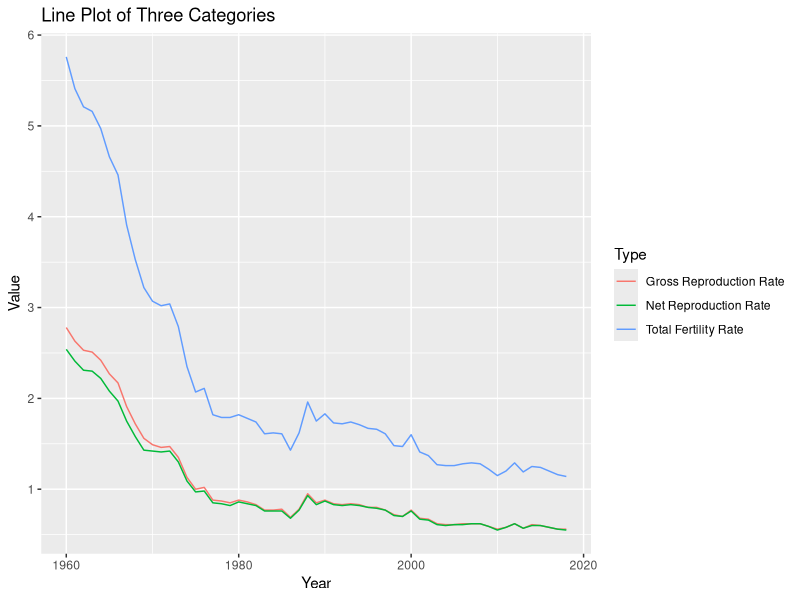
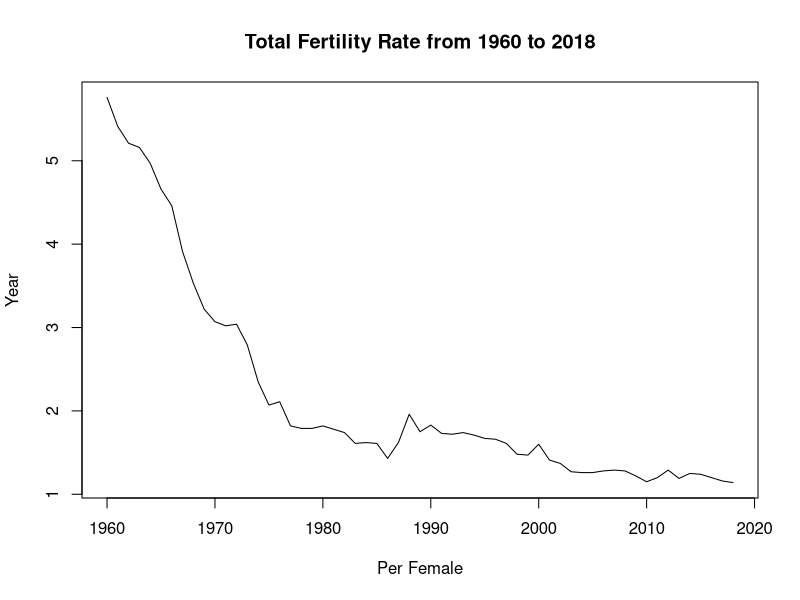
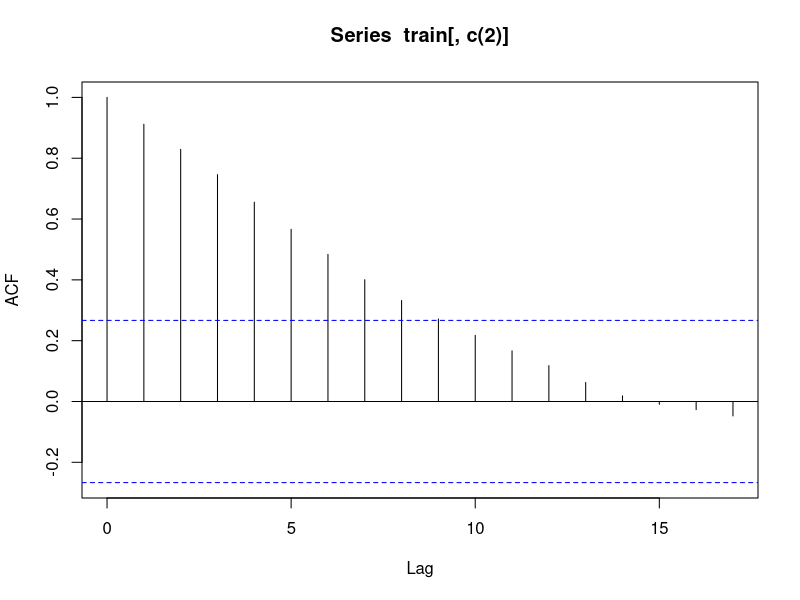
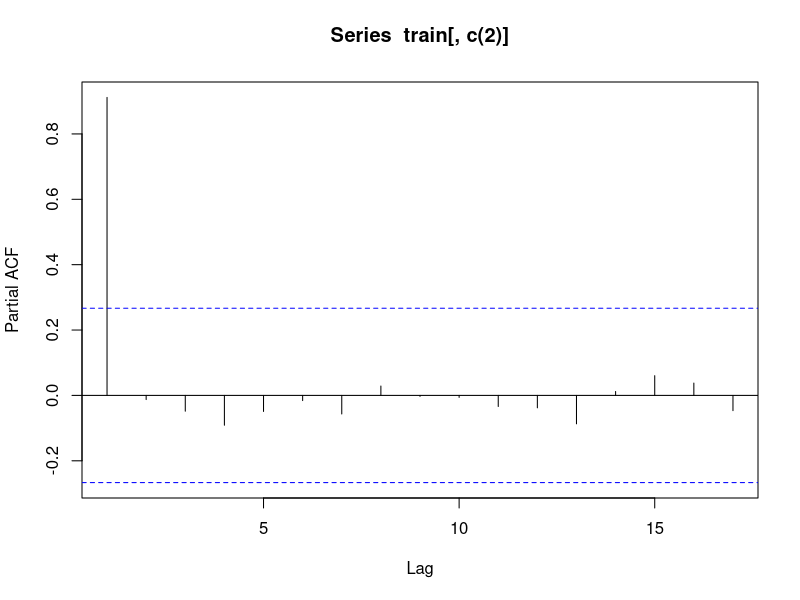
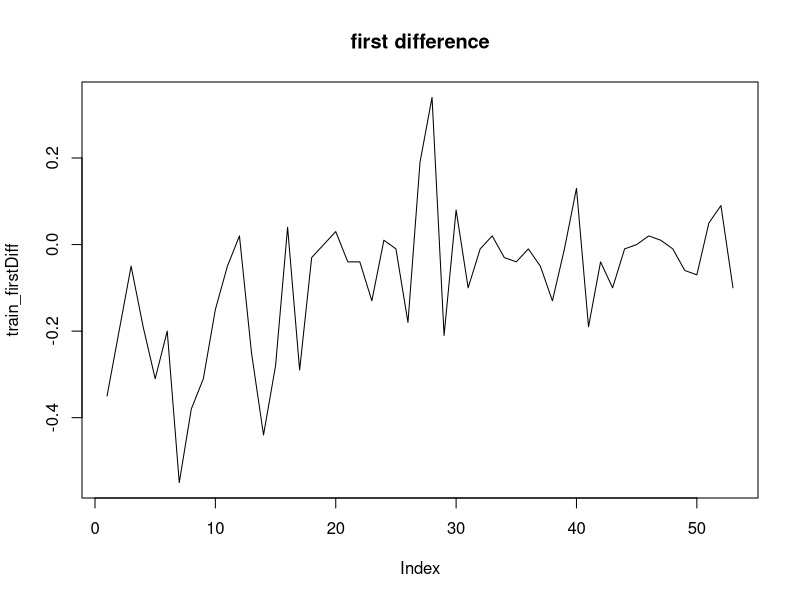
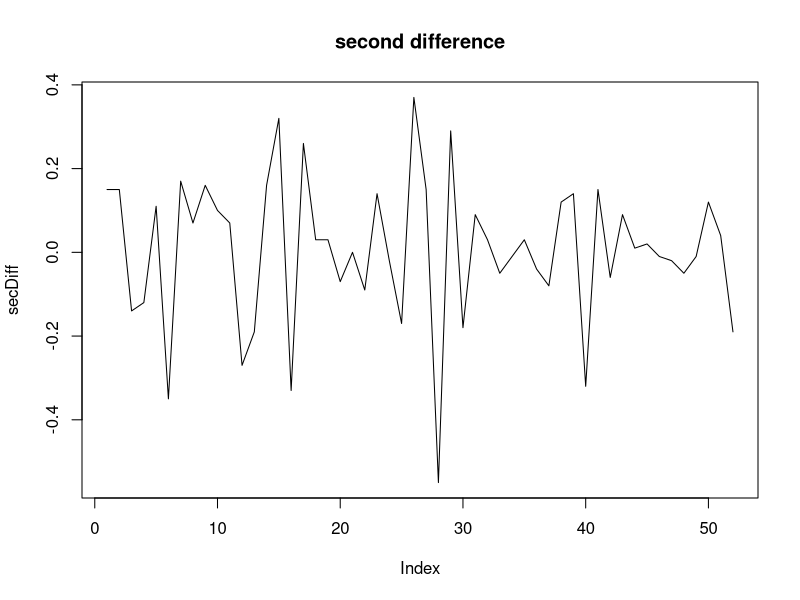
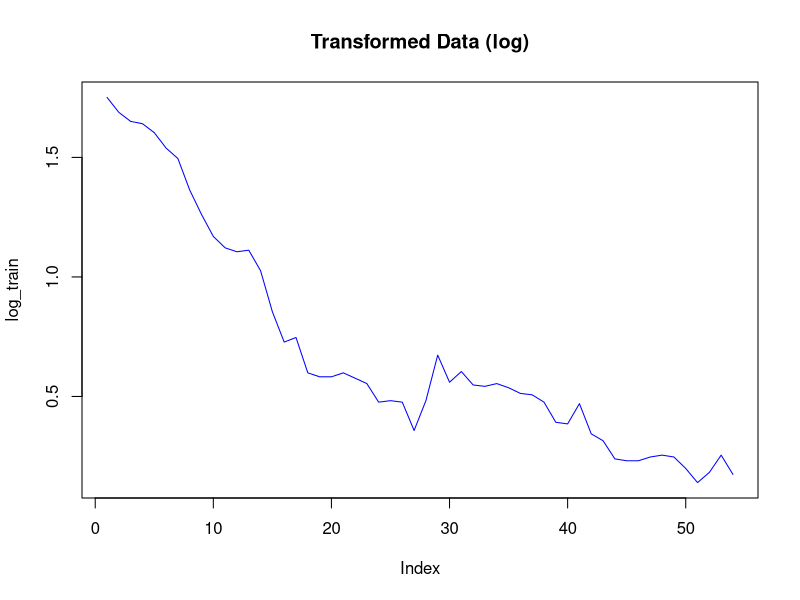
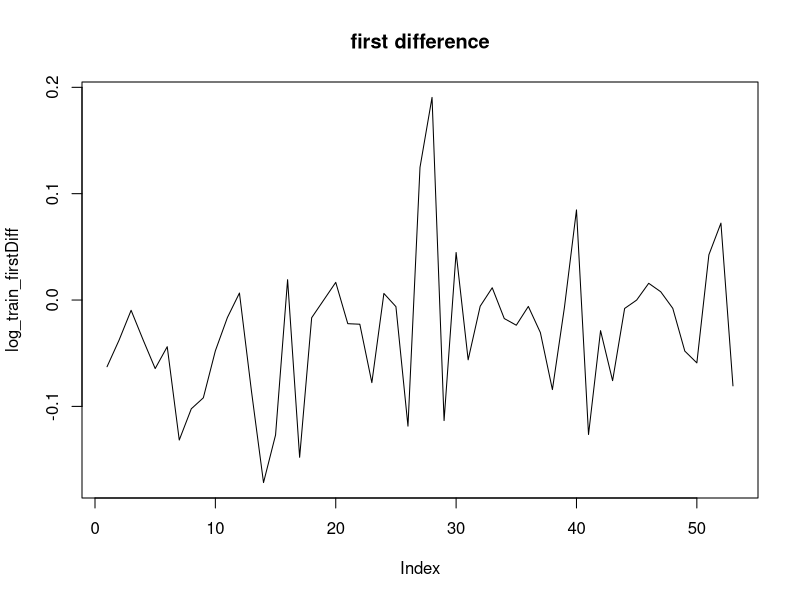

The R source for these figures, in order:
## ---- chunk 1
knitr::opts_chunk$set(echo = TRUE)
## ---- chunk 2
data = read.csv("./data/data.csv")
## ---- chunk 3
# check for null values
colSums(is.na(data))

# plot
#install.packages("ggplot2")
library(ggplot2)
ggplot(data, aes(x = year, y = value, group = level_1, color = level_1)) +
  geom_line() +
  labs(title = "Line Plot of Three Categories", x = "Year", y = "Value", color = 'Type')
## ---- chunk 4
# total fertility rate
fertilityRate = subset(data, level_1 == "Total Fertility Rate")
fertilityRate = fertilityRate[, c(1,3)]
plot(x = fertilityRate$year, y = fertilityRate$value, type = "l",
     main = "Total Fertility Rate from 1960 to 2018",
     xlab = "Per Female",
     ylab = "Year")
## ---- chunk 5
train = fertilityRate[c(1:54),]
test = fertilityRate[c(55:59),]
#plot(train_fertilityRate, type = "l")
#plot(test_fertilityRate, type = "l")
## ---- chunk 6
# ACF and PACF of raw data
acf(train[, c(2)])
pacf(train[, c(2)])
## ---- chunk 7
# first difference
train_firstDiff = diff(train[, c(2)], difference = 1)
plot(train_firstDiff, type = "l", main = "first difference")

# second difference
secDiff = diff(train[, c(2)], difference = 2)
plot(secDiff, type = "l", main = "second difference")
## ---- chunk 8
# log transformation
log_train = log(train$value)
plot(log_train, type = "l", main = "Transformed Data (log)", col = "blue")

# first difference
log_train_firstDiff = diff(log_train, difference = 1)
plot(log_train_firstDiff, type = "l", main = "first difference")

# second difference
log_train_secDiff = diff(log_train, difference = 2)
plot(log_train_secDiff, type = "l", main = "second difference")
## ---- chunk 9
# first difference
#install.packages("tseries")
library(tseries)
adf.test(train_firstDiff)
adf.test(log_train_firstDiff)
adf.test(secDiff)
## ---- chunk 10
acf(log_train_firstDiff)
pacf(log_train_firstDiff)
## ---- chunk 11
spec <- spec.pgram(log_train_firstDiff, taper = 0, log = "no")
plot(spec$freq, spec$spec, type = "l", xlab = "Frequency", ylab = "Periodogram")

max_index <- which.max(spec$spec)
max_freq <- spec$freq[max_index]

# Calculate the period
period <- 1/max_freq
## ---- chunk 12
searchParamsARIMA <- function(pList, dList, qList, metric, ts){
  bestScore <- 0
  bestParams <- c(0,0,0)
  metric = metric
  for (p in pList){
    for (d in dList){
      for (q in qList){
        params = c(p, d, q)
        model = arima(ts, order = params, include.mean = FALSE, method = "ML")
        # change AIC() for different metrics
        score = metric(model)
        if (score < bestScore) {
          bestScore = score
          bestParams = c(p,d,q)
        }
      }
    }
  }
  msg <- sprintf("Best Params (p, d, q): %d, %d, %d, with score of %0.3f", bestParams[1], bestParams[2], bestParams[3], bestScore)
  print(msg)
}

# test code
# pList = c(0,1,2); dList = c(0,1,2); qList = c(0,1,2)
# metric = AIC
# ts = log_train_firstDiff
# searchParamsARIMA(pList, dList, qList, metric, ts)
## ---- chunk 13
# params
pList = c(0:2)
dList = c(1)
qList = c(0:2)
m = AIC
ts = log_train_firstDiff
# aic model
searchParamsARIMA(pList, dList, qList, metric = m, ts)
# bic model
m = BIC
searchParamsARIMA(pList, dList, qList, metric = m, ts)
## ---- chunk 14
# searchParamsSARIMA
searchParamsSARIMA <- function(pList, dList, qList, PList, DList, QList, sList, metric, ts){
  bestScore <- 0
  bestParams <- c(0,0,0,0,0,0,0)
  metric = metric
  for (p in pList){
    for (d in dList){
      for (q in qList){
        for (P in PList){
          for (D in DList){
            for (Q in QList){
              for (s in sList){
                params = c(p, d, q)
                seasons = c(P, D, Q)
                periods = s
                sModel = arima(ts, order = params, seasonal = list(order = seasons, period = periods))
                score = metric(sModel)
                if (score < bestScore) {
                  bestScore = score
                  bestParams = c(p,d,q)
                  bestSeasons = c(P, D, Q)
                  bestPeriod = s
                }
              }
            }
          }
        }
      }
    }
  }
  msg <- sprintf("Best Params (p, d, q, P, D, Q, s): %d, %d, %d, %d, %d, %d, %d with score of %0.3f",
                 bestParams[1], bestParams[2], bestParams[3],
                 bestSeasons[1], bestSeasons[2], bestSeasons[3],
                 bestPeriod = s,
                 bestScore)
  print(msg)
}

# test code
# params
pList = c(0:2); dList = c(1); qList = c(0:2)
PList = c(0); DList = c(1); QList = c(0)
sList = c(1)
m = AIC
ts = log_train_firstDiff
# aic model
searchParamsSARIMA(pList, dList, qList, PList, DList, QList, sList, metric = m, ts)
# bic model
m = BIC
searchParamsSARIMA(pList, dList, qList, PList, DList, QList, sList, metric = m, ts)
## ---- chunk 15
bestModel = arima(log_train_firstDiff, order = c(0,1,1), include.mean = FALSE)

acf(bestModel$residual ,col='red')
pacf(bestModel$residual ,col='red')
tsdiag(bestModel)
hist(bestModel$residual,col='darkorange')
qqnorm(bestModel$residual ,col='red')

## ---- chunk 16
# install.packages("forecast")
library(forecast)
forecasts = forecast(bestModel, h = 5)
plot(forecasts)
## ---- chunk 17
x1 = fertilityRate$year
y1 = fertilityRate$value

# forecast
fore0 = exp(tail(log_train_firstDiff, 1) + cumsum(forecasts$mean))
y2 = c(y1[1:length(train$value)], fore0)

fore97.5 = exp(tail(log_train_firstDiff, 1) + cumsum(forecasts$upper[, c(2)]))
fore2.5 = exp(tail(log_train_firstDiff, 1) + cumsum(forecasts$lower[, c(2)]))
y3 = c(y1[1:length(train$value)], fore97.5)
y4 = c(y1[1:length(train$value)], fore2.5)

fore90 = exp(tail(log_train_firstDiff, 1) + cumsum(forecasts$upper[, c(1)]))
fore10 = exp(tail(log_train_firstDiff, 1) + cumsum(forecasts$lower[, c(1)]))
y5 = c(y1[1:length(train$value)], fore90)
y6 = c(y1[1:length(train$value)], fore10)

# plot
plot(x1, y2, ylim = c(0,max(y1)), type = "l", col = "red",
     main = "Actual vs Forecasted",
     xlab = "Fertility Rate",
     ylab = "Year")
lines(x1, y3, type = "l", col = "gold")
lines(x1, y4, type = "l", col = "gold")
lines(x1, y5, type = "l", col = "orange")
lines(x1, y6, type = "l", col = "orange")
lines(x1, y1, type = "l", col = "blue")

legend(x = "topright",
       inset = 0.05,
       title = "Legend",
       legend = c("Actual", "Forecast", "80% C.I.", "95% C.I."),
       fill = c("blue", "red", "orange", "gold"))
